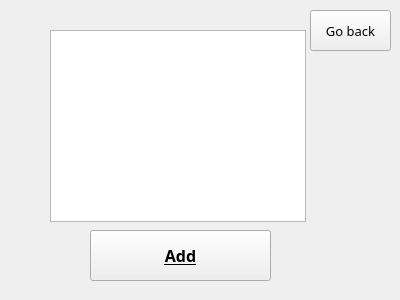
<?xml version="1.0" encoding="UTF-8"?>
<ui version="4.0">
 <class>AddBulkWindow</class>
 <widget class="QWidget" name="AddBulkWindow">
  <property name="geometry">
   <rect>
    <x>0</x>
    <y>0</y>
    <width>400</width>
    <height>300</height>
   </rect>
  </property>
  <property name="windowTitle">
   <string>Form</string>
  </property>
  <widget class="QPushButton" name="pushButton">
   <property name="geometry">
    <rect>
     <x>90</x>
     <y>230</y>
     <width>181</width>
     <height>51</height>
    </rect>
   </property>
   <property name="font">
    <font>
     <family>Rockwell</family>
     <pointsize>12</pointsize>
     <weight>75</weight>
     <bold>true</bold>
     <underline>true</underline>
    </font>
   </property>
   <property name="text">
    <string>Add</string>
   </property>
  </widget>
  <widget class="QPushButton" name="pushButton_2">
   <property name="geometry">
    <rect>
     <x>310</x>
     <y>10</y>
     <width>81</width>
     <height>41</height>
    </rect>
   </property>
   <property name="font">
    <font>
     <family>Rockwell</family>
     <pointsize>10</pointsize>
     <weight>50</weight>
     <bold>false</bold>
    </font>
   </property>
   <property name="text">
    <string>Go back</string>
   </property>
  </widget>
  <widget class="QTextBrowser" name="textBrowser">
   <property name="geometry">
    <rect>
     <x>50</x>
     <y>30</y>
     <width>256</width>
     <height>192</height>
    </rect>
   </property>
  </widget>
 </widget>
 <resources/>
 <connections/>
</ui>
